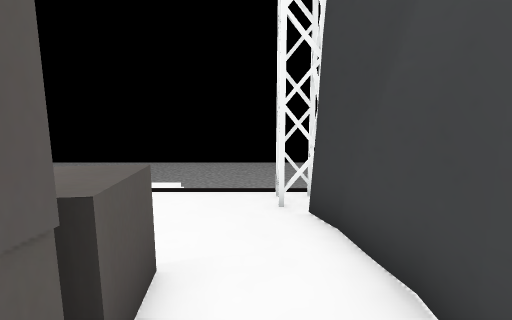
View 1 (above)

18 first-person views from a walk through a scene from a Unity 3-D project. The camera is 1.4 m above the floor, tilts 8° down and sees 90° across. The floor is counted in squares, 1 m on a side. Each view is taken from the middle of a square. On the plan, view 1 faces up. The plan holds only what a view shows up to about 13 squares ahead; the rest is blank. The place goes on beyond the plan. The player is left out. Some surface patterns are stand-ins.

View 2
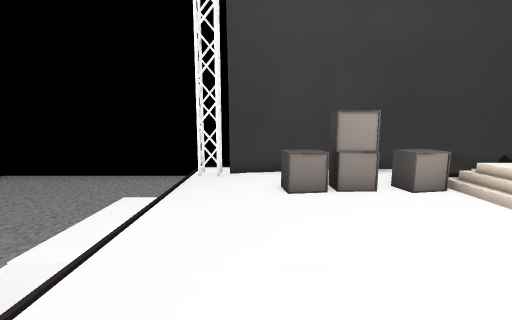

View 3
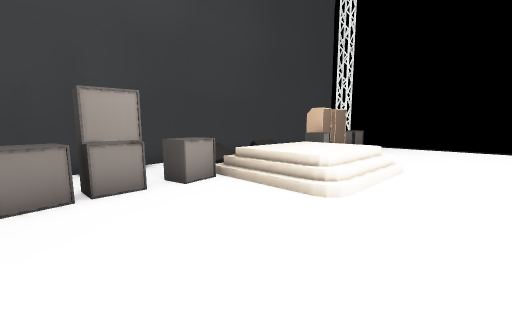

View 4
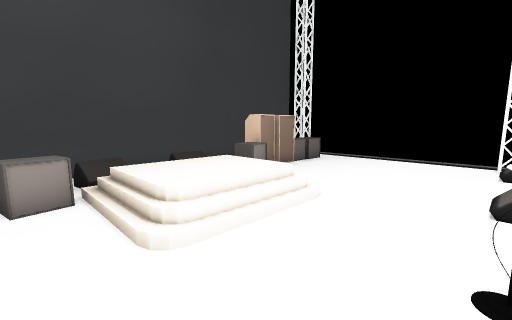

View 5
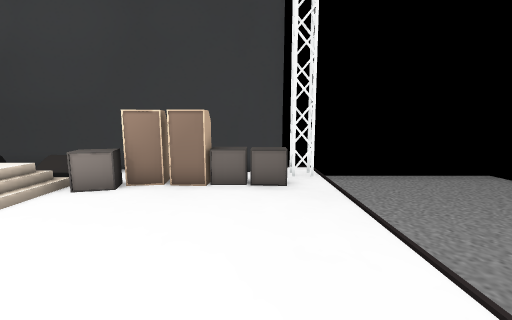

View 6
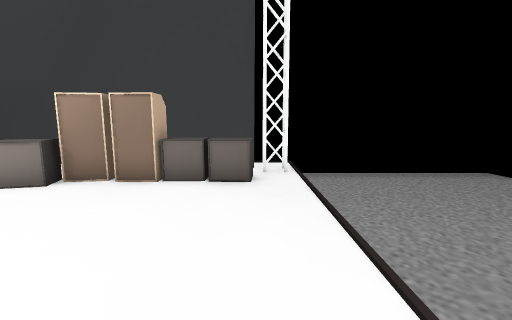

View 7
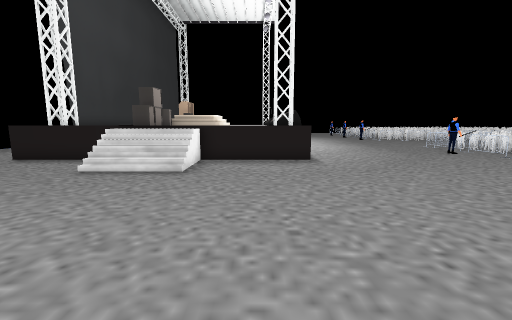

View 8
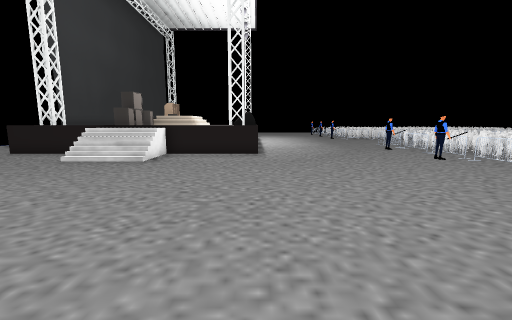

View 9
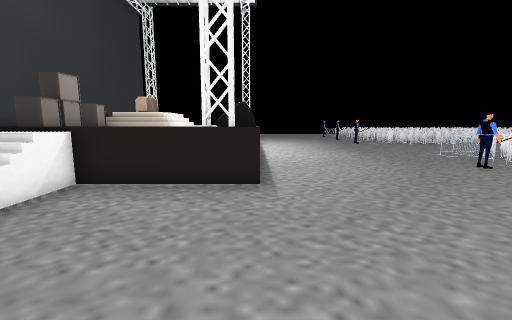

View 10
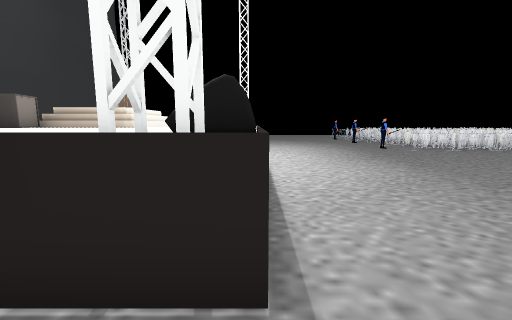

View 11
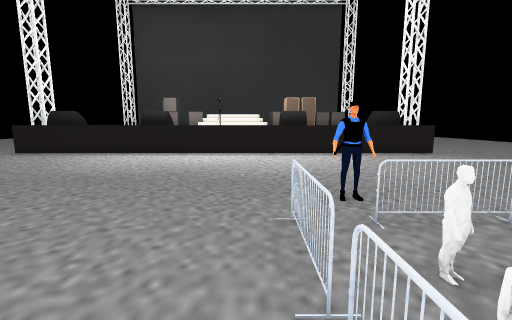

View 12
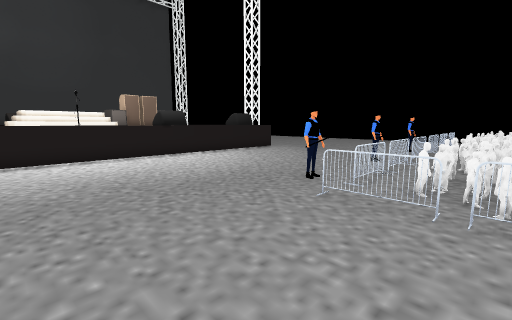

View 13
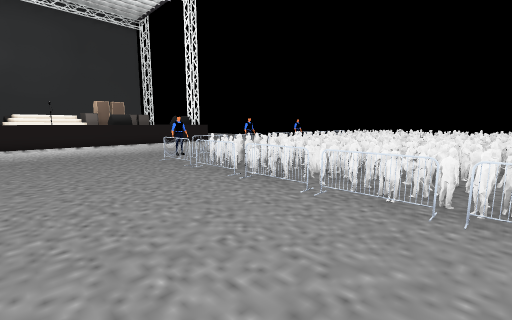

View 14
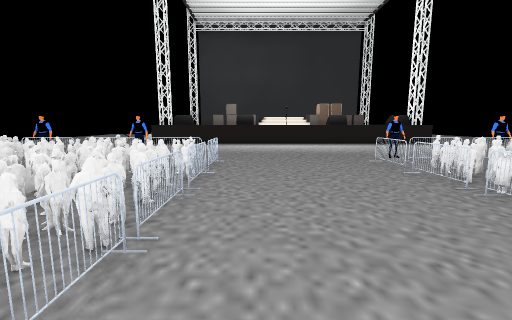

View 15
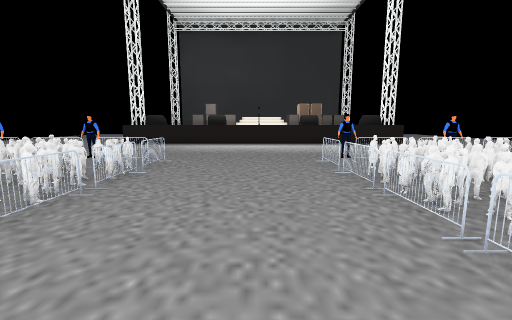

View 16
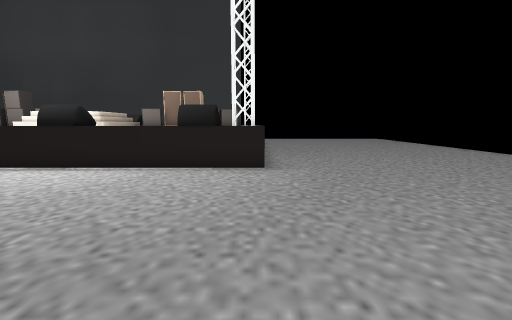

View 17
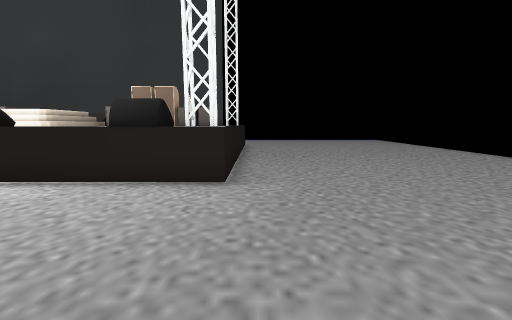

View 18
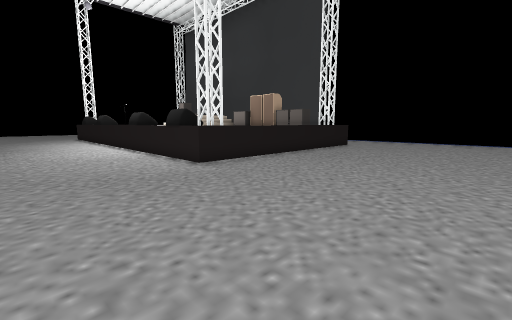

### Floor plan
Key: @ floor where view 1 was taken; # wall or solid block; x gap in a wall; . main floor; : floor 1.25 m higher than the main floor; + floor 2 m higher than the main floor; / step, stairs or slope; = window, fence, low wall or low ledge; ^ raised ledge; v drop or lower ground; O other object.
Columns run from 27 left of view 1 to 5 right of it. Each row starts with its distance up from view 1.
 17                   .
 16
 15                .......         ..
 14               .........      ....
 13              ....................
 12              ....................
 11             .....................
 10            ......................
  9          O.......................
  8          O............////.......
  7         =#x...........=///......
  6        ==O............=///....
  5       ===OO.......=#::::::::^^
  4       ===O........##::::::::x^
  3      ====OO.......v/::::::::#
  2     =====#........  :::::=^:#
  1    ======O........: ::::::#:#^
  0  ========#........: ::::::#@#^
 -1   O.O.O..O........v/:::::=^::^
 -2 . ................x/:::///^=:#
 -3  .................:::://///= #
 -4 ..................=:::/+++/: #
 -5 ..................=:::/+++/= #
 -6 ..................::::////// #
 -7 O#O#O#O#OO##......x/:::///^::^
 -8 =========OO#......v/::::::^#:^
 -9 =========OO.......::::::::###
-10 ========= ........::::::::###^
-11 =========OO.......=:::::::^^#^
-12 =========##.......v/::::::^^#
-13 =========O........##:::::::x#^
-14 =========O........^#::::::::^^
-15  ====   =O................
-16 =====  ==OO......................
-17 ===     =## .....................
-18  ==      O   ....................
-19  =     ==OO  ....................
-20              ....................
-21               ...................
-22              . ..................
-23                    .......   ....
-24                     ......     ..

Positions as (right, up) in squares from view 1, and headings:
1: (0, 0), facing up
2: (-8, 3), facing right
3: (-7, 2), facing down-right
4: (-8, -1), facing down-right
5: (-8, -12), facing right
6: (-7, -13), facing right
7: (-7, 15), facing down
8: (-9, 17), facing down
9: (-9, 11), facing down
10: (-9, 7), facing down
11: (-21, -6), facing right
12: (-20, -2), facing down-right
13: (-27, -2), facing down-right
14: (-27, -2), facing right
15: (-27, -4), facing right
16: (-17, -14), facing right
17: (-15, -15), facing right
18: (-14, -22), facing up-right
